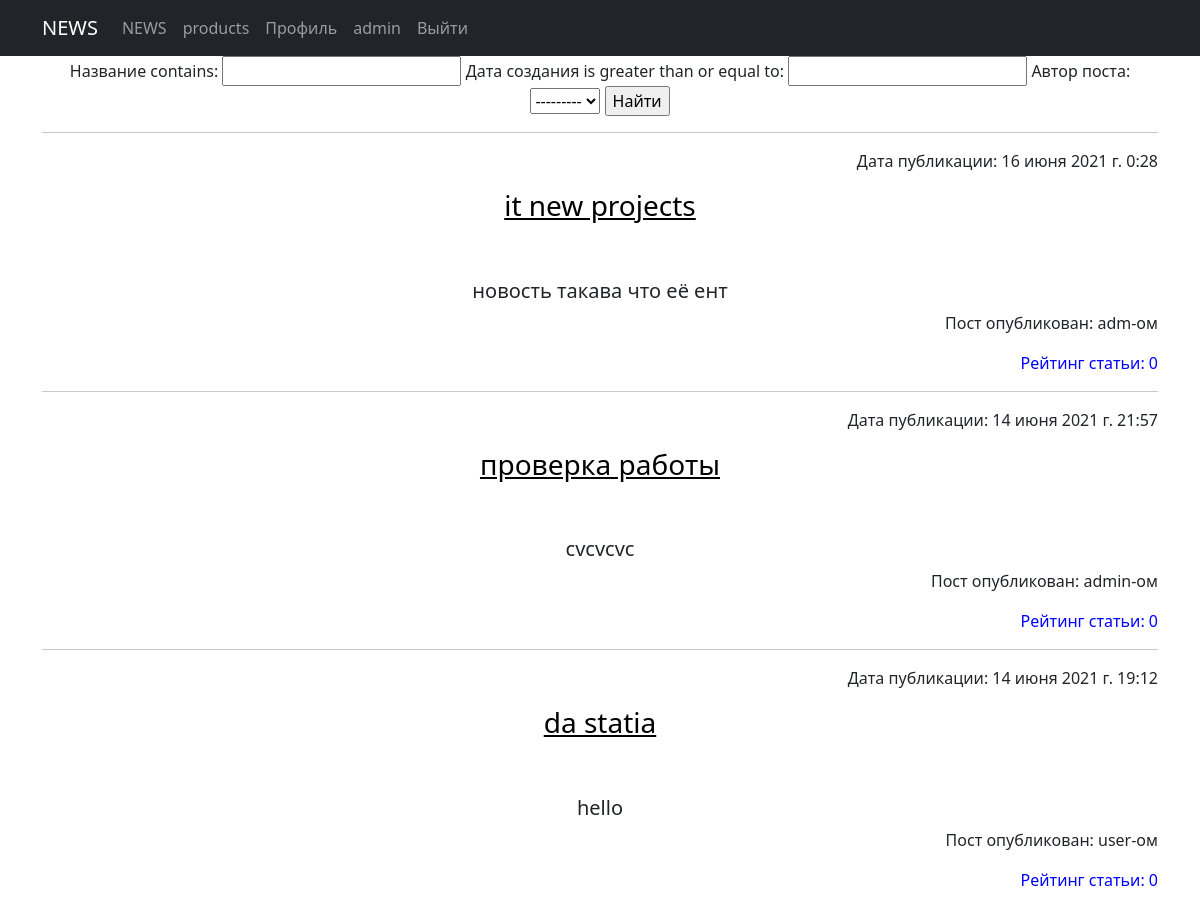
Page /news/search/ (signed in, upper part) on the earlier database version.
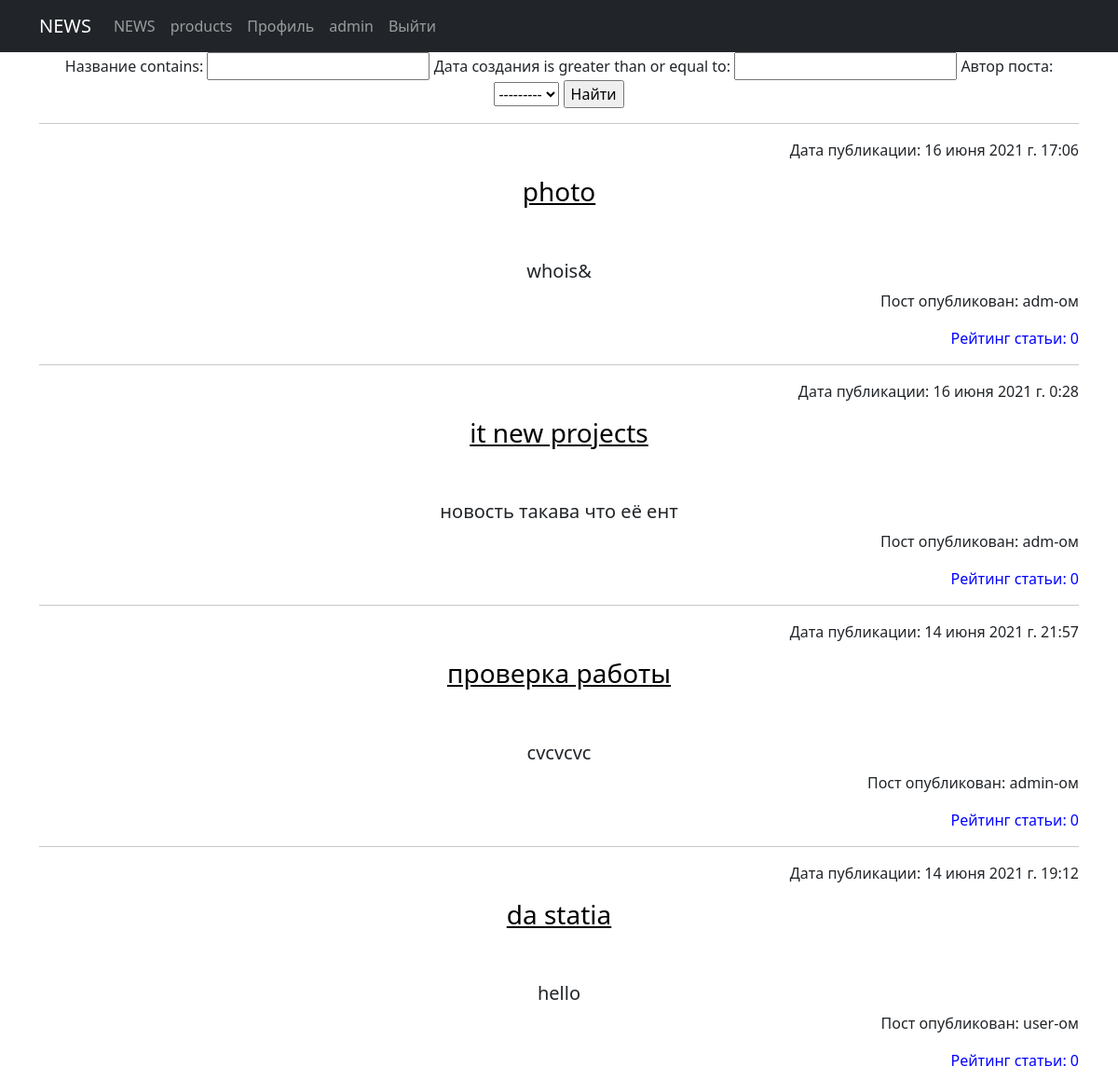
Same page on the later database version.
### news/models.py (models this page shows, shortened)
class Post(models.Model):
    PostAuthor = models.ForeignKey(Author, on_delete=models.CASCADE, verbose_name='Автор поста')
    PostNews = 'PN'
    PostArticle = 'PA'
    POSITIONS = [
        (PostArticle, 'Статья'),
        (PostNews, 'Новость'),
    ]
    postCategory = models.ManyToManyField(Category, verbose_name='Категория поста',  through='PostCategory')
    title = models.CharField(max_length=50, verbose_name='Название')
    positions = models.CharField(max_length=2, choices=POSITIONS, default=PostArticle, verbose_name='Тип поста')
    data = models.DateTimeField(auto_now_add=True, verbose_name='Дата создания')
    data_update = models.DateTimeField(auto_now=True, verbose_name='Дата редактирования')
    photo = models.ImageField(upload_to='photos/%Y/%m/%d/', default='-', verbose_name='Фото')
    previewName = models.CharField(max_length=128, verbose_name='Превью поста')
    text = models.TextField(verbose_name='Текст поста')
    rating = models.SmallIntegerField(default=0, verbose_name='Рейтинг')
    public = models.BooleanField(default=True, verbose_name='Публикация')
    class Meta:
        verbose_name = 'Пост'
        verbose_name_plural = 'Посты'

class Author(models.Model):
    authorUser = models.OneToOneField(User, on_delete=models.CASCADE)
    authorRaitng = models.SmallIntegerField(default=0)
    def __str__(self):
        return str(self.authorUser)
    class Meta:
        verbose_name = 'Автор'
        verbose_name_plural = 'Авторы'

### news/views.py (the view)
# urls.py: path('search/', newSearch.as_view(), name='news_search'),
class newSearch(LoginRequiredMixin, PermissionRequiredMixin, ListView):
    model = Post
    template_name = 'new_search.html'
    context_object_name = 'newsearch'
    ordering = '-data'
    permission_required = 'news.view_post'
    def get_context_data(self, **kwargs):
        context = super().get_context_data(**kwargs)
        context['filter'] = newsFilter(self.request.GET, queryset=self.get_queryset())
        return context

### news/templatetags/custom_filters.py (called while the page is built)
@register.filter(name='censor_filter')
def censor_filter(value):
    for i in bad_words:
        value = value.lower()
        value = value.replace(i, '***')
    return value

### templates/new_search.html (shortened to what this page needs)
<!DOCTYPE html>
<html lang="en">
<head> {% extends 'flatpages/default.html' %} {% load custom_filters %}
{%block content%}
    <form method="GET">
    {{ filter.form }}
    <input type="submit" value="Найти">
    </form>
    <hr>
    {% for new in filter.qs %}
    <p style="text-align: right;">Дата публикации: {{new.data}}</p>
    <h3><span style="color: #000000;"><a style="color: #000000;" href="{% url 'news_detail' new.id %}">{{new.title|censor_filter}}</a></span></h3>
    <br>
    <br>
    <h5>{{new.text|truncatechars:50|censor_filter}}</h5>
    <p style="text-align: right;">Пост опубликован: {{new.PostAuthor}}-ом</p>
    <p style="text-align: right;"><span style="text-align: right; color: #0000ff;">Рейтинг статьи: {{new.rating}}</span></p>
    <hr>
    {% endfor %}
{%endblock content%}

Differences in the rows shown:
added Post: data "16 июня 2021 г. 17:06", title|censor_filter "photo", text|censor_filter "whois&", PostAuthor "adm", rating "0"
